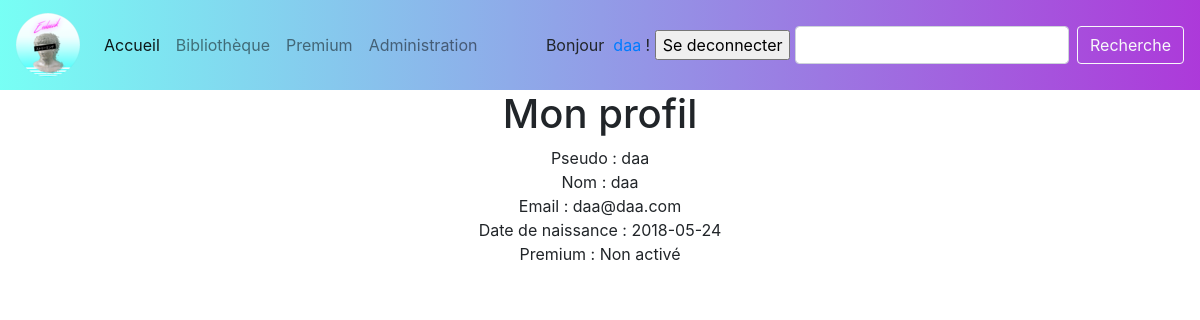
Screenshot of /projetdev/memberPage.php (signed in) with the database file from the repository.
### tables this page shows
CREATE TABLE IF NOT EXISTS `userdetails` (
  `userdetails_id` int(11) NOT NULL AUTO_INCREMENT,
  `creationDate` date NOT NULL,
  `rank` varchar(50) DEFAULT NULL,
  `gender` tinyint(4) DEFAULT NULL,
  `birthdate` date DEFAULT NULL,
  `name` varchar(90) DEFAULT NULL,
  `email` varchar(100) DEFAULT NULL,
  `user_id` int(11) NOT NULL,
  PRIMARY KEY (`userdetails_id`),
  KEY `FK_userdetails_user_id` (`user_id`)
);

### projetdev/memberPage.php (the view)
<?php require ('Include/header.php');
$requete = $dbh->prepare('SELECT name, email, birthdate FROM userdetails WHERE user_id = (SELECT user_id FROM user WHERE pseudo  = "'.$_SESSION['pseudo'].'")');
$requete->execute();
$requetefetch = $requete->fetchAll();
$requete2 = $dbh->prepare('SELECT premium FROM user WHERE pseudo = "'.$_SESSION['pseudo'].'"');
$requete2->execute();
$requete2fetch = $requete2->fetchAll();
?>
<div class="containerr">
<h1>Mon profil</h1>
   Pseudo :  <?php echo $_SESSION['pseudo']; ?><br>
   Nom : <?php echo $requetefetch[0][0]; ?><br>
   Email : <?php echo $requetefetch[0][1]; ?><br>
   Date de naissance : <?php echo $requetefetch[0][2] ?><br>
   Premium : <?php if($requete2fetch[0] == 1){
       echo "Activé";
   }
   else{
       echo "Non activé";
   } ?>
</div>

### projetdev/Assets/css/style.css (style rules this page uses)
body,html { margin: 0; }
.containerr { text-align: center; }

### rows the page displays
userdetails: name "daa", email "daa@daa.com", birthdate "2018-05-24"

### other values shown
$_SESSION['pseudo'] "daa"
